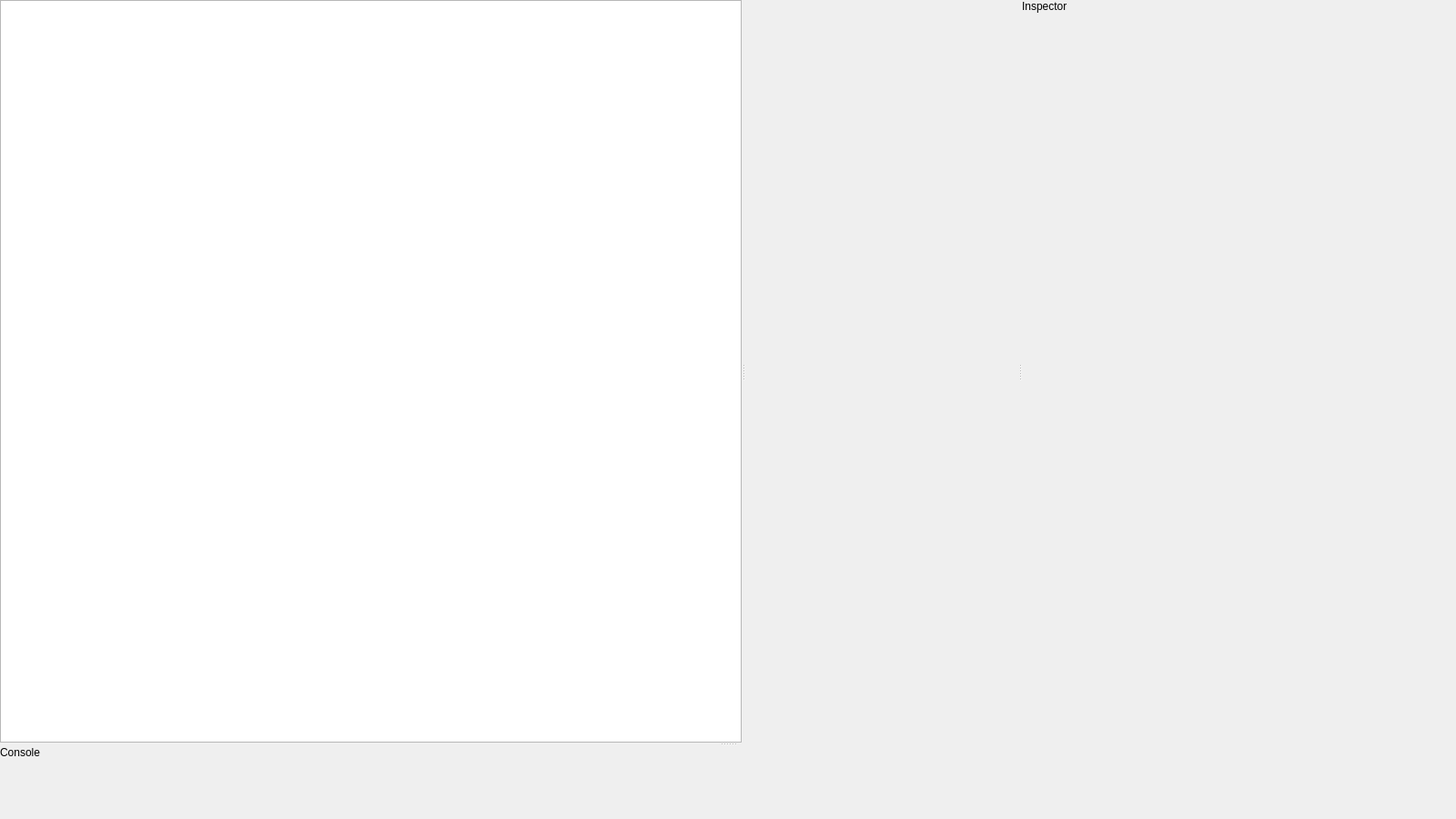
<?xml version="1.0" encoding="UTF-8"?>
<ui version="4.0">
 <class>EditorWindow</class>
 <widget class="QMainWindow" name="EditorWindow">
  <property name="geometry">
   <rect>
    <x>0</x>
    <y>0</y>
    <width>1600</width>
    <height>900</height>
   </rect>
  </property>

  <property name="windowTitle">
   <string>Mini Unity Editor</string>
  </property>

  <!-- Центральный виджет главного окна -->
  <widget class="QWidget" name="centralwidget">
   <!-- Лейаут, который растягивает сплиттер на всё окно -->
   <layout class="QVBoxLayout" name="centralLayout">
    <property name="spacing">
     <number>0</number>
    </property>
    <property name="leftMargin">
     <number>0</number>
    </property>
    <property name="topMargin">
     <number>0</number>
    </property>
    <property name="rightMargin">
     <number>0</number>
    </property>
    <property name="bottomMargin">
     <number>0</number>
    </property>

    <item>
     <!-- Главный вертикальный сплиттер: верх (3 панели) / низ (консоль) -->
     <widget class="QSplitter" name="verticalSplitter">
      <property name="orientation">
       <enum>Qt::Vertical</enum>
      </property>

      <!-- Верхняя зона: слева Hierarchy, центр Viewport, справа Inspector -->
      <widget class="QSplitter" name="topSplitter">
       <property name="orientation">
        <enum>Qt::Horizontal</enum>
       </property>

       <!-- Left panel (Hierarchy) -->
       <widget class="QTreeView" name="sceneTree">
        <property name="minimumSize">
         <size>
          <width>200</width>
          <height>0</height>
         </size>
        </property>
       </widget>

       <!-- Center viewport container -->
       <widget class="QWidget" name="viewportContainer">
        <property name="minimumSize">
         <size>
          <width>300</width>
          <height>200</height>
         </size>
        </property>
        <layout class="QVBoxLayout" name="viewportLayout">
         <property name="spacing">
          <number>0</number>
         </property>
         <property name="leftMargin">
          <number>0</number>
         </property>
         <property name="topMargin">
          <number>0</number>
         </property>
         <property name="rightMargin">
          <number>0</number>
         </property>
         <property name="bottomMargin">
          <number>0</number>
         </property>
        </layout>
       </widget>

       <!-- Right panel (Inspector) -->
       <widget class="QLabel" name="inspectorLabel">
        <property name="text">
         <string>Inspector</string>
        </property>
        <property name="minimumSize">
         <size>
          <width>150</width>
          <height>0</height>
         </size>
        </property>
        <property name="alignment">
         <set>Qt::AlignTop</set>
        </property>
       </widget>

      </widget>

      <!-- Нижняя панель (Console) -->
      <widget class="QWidget" name="bottomPanel">
       <property name="minimumSize">
        <size>
         <width>0</width>
         <height>80</height>
        </size>
       </property>
       <layout class="QVBoxLayout" name="bottomLayout">
        <property name="spacing">
         <number>0</number>
        </property>
        <property name="leftMargin">
         <number>0</number>
        </property>
        <property name="topMargin">
         <number>0</number>
        </property>
        <property name="rightMargin">
         <number>0</number>
        </property>
        <property name="bottomMargin">
         <number>0</number>
        </property>

        <item>
         <widget class="QLabel" name="consoleLabel">
          <property name="text">
           <string>Console</string>
          </property>
          <property name="alignment">
           <set>Qt::AlignTop</set>
          </property>
         </widget>
        </item>
       </layout>
      </widget>

     </widget>
    </item>
   </layout>
  </widget>

 </widget>
 <resources/>
 <connections/>
</ui>
